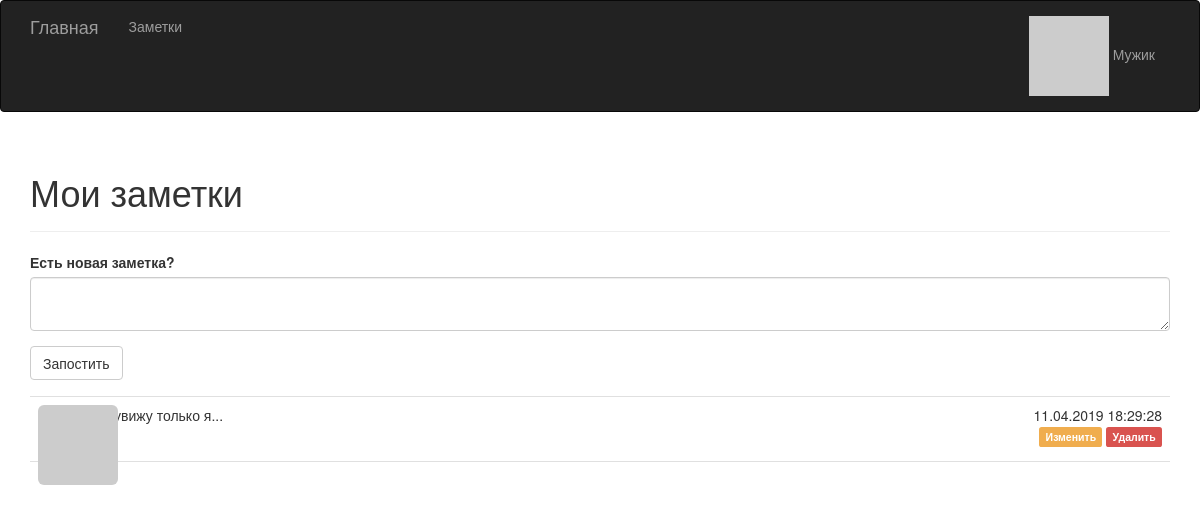
Screenshot of /posts (signed in) with the database file from the repository.
### main.py (models this page shows, shortened)
class User(UserMixin, db.Model):
    __tablename__ = 'users'
    id = db.Column(db.Integer, primary_key=True)
    username = db.Column(db.String(64), unique=True, index=True)
    password_hash = db.Column(db.String(128))
    posts = db.relationship('Post', backref='author', lazy='dynamic')
    @property
    def password(self):
        raise AttributeError('пароль прочесть нельзя.')
    def gravatar(self, size=100, default='identicon', rating='g'):
        url = 'https://secure.gravatar.com/avatar'
        email = '{}@bookmarks.ru'.format(self.username.lower()).encode('utf-8')
        email_hash = hashlib.md5(email).hexdigest()
        return '{url}/{hash}?s={size}&d={default}&r={rating}'.format(
            url=url, hash=email_hash, size=size, default=default, rating=rating)

class Post(db.Model):
    __tablename__ = 'posts'
    id = db.Column(db.Integer, primary_key=True)
    body = db.Column(db.Text)
    timestamp = db.Column(db.DateTime, index=True, default=datetime.utcnow)
    author_id = db.Column(db.Integer, db.ForeignKey('users.id'))

### main.py (the view)
@app.route('/posts', methods=['GET', 'POST'])
@login_required
def posts():
    form = PostForm()
    if form.validate_on_submit():
        post = Post(body=form.body.data, author_id=current_user.get_id())
        db.session.add(post)
        db.session.commit()
        return redirect(url_for('posts'))
    user_posts = Post.query.filter_by(author_id=current_user.get_id()).order_by(Post.timestamp.desc()).all()
    return render_template('posts.html', form=form, posts=user_posts)

### main.py
class PostForm(FlaskForm):
    body = TextAreaField("Есть новая заметка?", validators=[DataRequired()])
    submit = SubmitField('Запостить')

### main.py (called while the page is built)
@app.context_processor
def inject_app_name():
    return dict(app_name="Заметки")

@login_manager.user_loader
def load_user(user_id):
    return User.query.get(int(user_id))

### templates/posts.html (shortened to what this page needs)
{% extends "base.html" %}
{% import "bootstrap/wtf.html" as wtf %}
{% block page_content %}
<div class="page-header">
    <h1>Мои заметки</h1>
</div>
{{ wtf.quick_form(form) }}
{% include "_posts.html" %}
{% endblock %}

### templates/base.html (shortened to what this page needs)
{% extends "bootstrap/base.html" %}
{% block head %}
{{ super() }}
<link rel="stylesheet" type="text/css" href="{{ url_for('static', filename='style.css') }}">
{% endblock %}
{% block navbar %}
<div class="navbar navbar-inverse" role="navigation">
   <div class="container">
      <div class="navbar-header">
         <a class="navbar-brand" href="/">Главная</a>
      </div>
      <div class="navbar-collapse collapse">
         <ul class="nav navbar-nav">
            <li><a href="{{ url_for('posts') }}">Заметки</a></li>
         </ul>
        <ul class="nav navbar-nav navbar-right">
            {% if current_user.is_authenticated %}
            <li class="dropdown">
                <a href="#" class="dropdown-toggle" data-toggle="dropdown">
                    <img src="{{ current_user.gravatar(size=18) }}" />
                    {{ current_user.username }}
                </a>
            </li>
            {% else %}
            <li><a href="{{ url_for('login') }}">Войти</a></li>
            {% endif %}
        </ul>
      </div>
   </div>
</div>
{% endblock %}
{% block content %}
<div class="container">
    {% block page_content %}{% endblock %}
</div>
{% endblock %}

### templates/_posts.html
<div>
    <ul class="posts">
       {% for post in posts %}
       <li class="post">
          <div class="profile-thumbnail">
            <img class="img-rounded profile-thumbnail" src="{{ post.author.gravatar(size=40) }}">
          </div>
          <div class="post-content">
              <div class="post-date">{{ post.timestamp.strftime('%d.%m.%Y %H:%M:%S') }}</div>
              <div class="post-body">{{ post.body|safe }}</div>
              <div class="post-footer">
                  {% if current_user.is_authenticated
                      and request.url_rule.endpoint != 'index' %}
                    <a href="{{ url_for('edit_post', post_id=post.id) }}">
                        <span class="label label-warning">Изменить</span>
                    </a>
                    <a href="{{ url_for('delete_post', post_id=post.id) }}">
                        <span class="label label-danger">Удалить</span>
                    </a>
                {% endif %}
              </div>
          </div>
       </li>
       {% endfor %}
    </ul>
</div>

### static/style.css (style rules this page uses)
.profile-thumbnail { position: absolute; }
ul.posts { list-style-type: none; padding: 0px; margin: 16px 0px 0px 0px; border-top: 1px solid #e0e0e0; }
ul.posts li.post { padding: 8px; border-bottom: 1px solid #e0e0e0; }
div.post-date { float: right; }
div.post-content { margin-left: 48px; min-height: 48px; }
div.post-footer { text-align: right; }
div.post-footer a:hover, div.post-footer a:visited, div.post-footer a:link, div.post-footer a:active { text-decoration: none; }

### rows the page displays
User: username "Мужик"
Post: timestamp "11.04.2019 18:29:28", body "Это увижу только я..."
